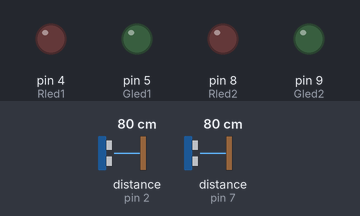
This sketch was run on a simulated Arduino Uno, built with avr-gcc and run on an emulated ATmega328P. Shown: output pins drawn as LEDs (lit = HIGH). Wiring (inferred from the names in the program): 2 × ultrasonic range finder: trigger pin 3, echo pin 2 / trigger pin 6, echo pin 7. Inputs (shaded band) come from the test bench; at power-on: distance to the obstacle (sensors on pin 2, pin 7) 80 cm. The echo pulse lasts 58.3 µs per cm; pins used as bus, display or sensor lines are not drawn; what the sketch prints to the serial monitor is not drawn.

Above: at 0.1 s.
At 1.8 s:
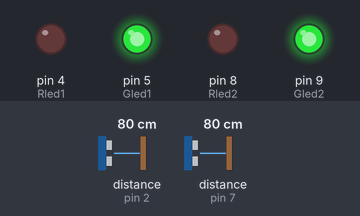
1.9 s: distance to the obstacle (sensor on pin 2) set to 9 cm
5.5 s: distance to the obstacle (sensor on pin 2) set to 6 cm
At 7.5 s:
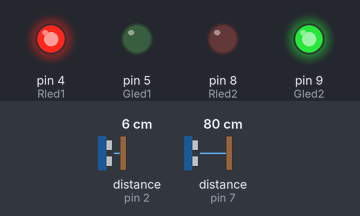
Timing chart, 0 to 9.0 s (numbered marks = the images above; inputs shaded):
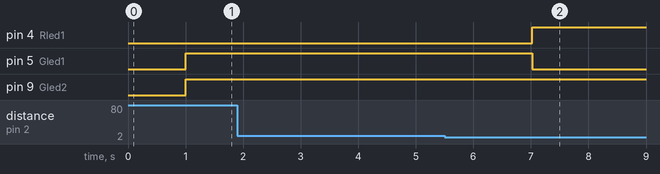

The sketch:

Uturn.ino
```cpp
int trig1 = 3;
int echo1 = 2;
int Rled1 = 4;
int Gled1 = 5;

int trig2 = 6;
int echo2 = 7;
int Rled2 = 8;
int Gled2 = 9;

void setup() {
  // put your setup code here, to run once:
  Serial.begin(9600);
  pinMode(trig1, OUTPUT);
  pinMode(echo1, INPUT);
  pinMode(Rled1, OUTPUT);
  pinMode(Gled1, OUTPUT);

  pinMode(trig2, OUTPUT);
  pinMode(echo2, INPUT);
  pinMode(Rled2, OUTPUT);
  pinMode(Gled2, OUTPUT);

}

void loop() {


  int duration1, distance1, duration2, distance2;

  digitalWrite(trig1, HIGH);
  digitalWrite(trig2, HIGH);
  delay(1);
  digitalWrite(trig1, LOW);
  digitalWrite(trig2, LOW);
  // Measure the pulse input in echo pin
  duration1 = pulseIn(echo1, HIGH);
  duration2 = pulseIn(echo2, HIGH);
  // Distance is half the duration devided by 29.1 (from datasheet)
  distance1 = (duration1 / 2) / 29.1;
  distance2 = (duration2 / 2) / 29.1;
  Serial.println(distance1, distance2);


  if (distance1 > 0 && distance1 <= 6 )
  {
    digitalWrite(Gled1, LOW);
    digitalWrite(Rled1, HIGH);
    delay(1500);

  }
  else {
    digitalWrite(Rled1, LOW);
    digitalWrite(Gled1, HIGH);

  }


  if (distance2 <= 5 && distance2 > 0)
  {
    digitalWrite(Gled2, LOW);
    digitalWrite(Rled2, HIGH);
    delay(1500);

  }
  else {
    digitalWrite(Rled2, LOW);
    digitalWrite(Gled2, HIGH);
  }
  if ((distance1 > 0 && distance1 <= 6 ) && (distance2 <= 6 && distance2 > 0))
  {
    digitalWrite(Rled1, HIGH);
    digitalWrite(Rled2, HIGH);
    delay(1000);
    digitalWrite(Rled1, LOW);
    digitalWrite(Rled2, LOW);
  }
}
```

Measured:
- the behaviour switches between 8 and 7 cm on distance to the obstacle (sensor on pin 2) (found by bisection; images 1 and 2)
- after the input at 1.9 s, every drawn part: stays the same
- after the input at 5.5 s, pin 4 (Rled1): LOW → HIGH after 1.5 s; pin 5 (Gled1): HIGH → LOW after 1.5 s
